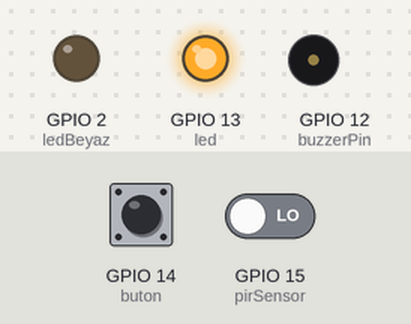
The sketch below on a simulated ESP8266 (NodeMCU). Parts: output pins drawn as LEDs (lit = HIGH), buzzer (waves = sounding, pin HIGH). The inputs (shaded band) are chosen by the test bench; at power-on: GPIO 14 (buton) LOW, GPIO 15 (pirSensor) LOW. WiFi joins after 1.5 s; servers stay silent unless stated; what the sketch prints to the serial monitor is not drawn.

Above: at 1.71 s.
At 3.0 s:
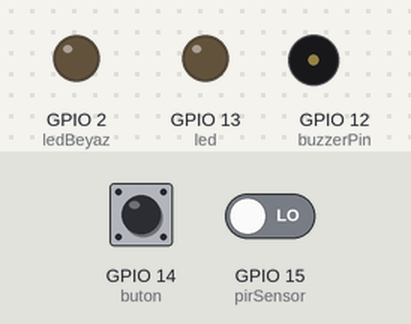
3.1 s: GPIO 14 (buton) pulled HIGH for 0.15 s
At 15.5 s:
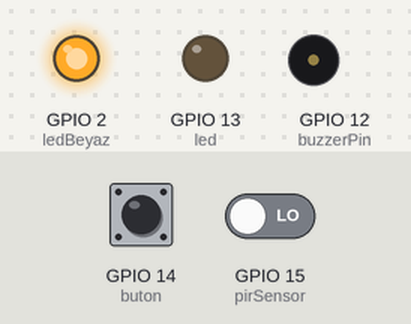
Timing chart, 0 to 15.8 s (numbered marks = the images above; inputs shaded):
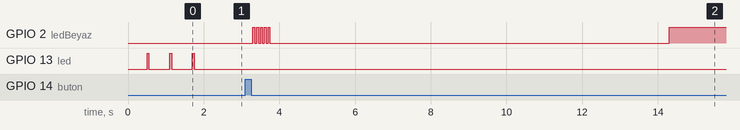

The sketch:

My_Project_NodemCu.ino
```cpp
//==================================================================================
//          KÜTÜPHANE TANIMLAMALARI
//==================================================================================
#include <ESP8266WiFi.h>
#include <ESP8266WebServer.h>
//==================================================================================
//          WİFİ SSID VE PASSWORD
//==================================================================================
const char *ssid = "ESP32";
const char *password = "ESP32Test";
//==================================================================================
//          WİFİ İSTEMCİ HOST AYARLARI
//==================================================================================
WiFiClient client,client2; // WiFi istemci oluşturma
const char *host = "192.168.4.1";
const int httpPort = 90;
const int httpGuvenlikPort = 100;
//==================================================================================
//          SENSÖR PİN TANIMLAMALARI
//==================================================================================
const int pirSensor = 15; // D8-GPIO15 Hareket sensörü sinyal pini
const int buzzerPin = 12; // D6-GPIO12 Buzzer sinyal pini
const int led = 13;       // D7-GPIO13 Led sinyal pini
const int ledBeyaz = 2;   // D4-GPIO02 Led sinyal pini
const int buton = 14;     // D5-GPIO14 Button sinyal pini
//==================================================================================
//          SENSÖR DEĞİŞKEN TANIMLAMALARI
//==================================================================================
int pirDurum = LOW; // Hareket algılama başlangıç durumu
int pirDeger = 0;      // Pinden Gelen Veri
int butonDurum = LOW;
int butonOnce = LOW;
int butonDeger = 0;
long zaman = 0;
long debounce = 200;
//==================================================================================
//          PROGRAM SETUP BÖLÜMÜ
//==================================================================================
void setup(){
//==================================================================================
//          SENSÖR PİNMODE AYARLARI
//==================================================================================
  pinMode(pirSensor, INPUT);
  pinMode(buzzerPin, OUTPUT);
  pinMode(led, OUTPUT);
  pinMode(ledBeyaz, OUTPUT);
  pinMode(buton, INPUT);
//==================================================================================
  Serial.begin(115200);

  WiFiBaglantiSetup();
}
//==================================================================================
//          PROGRAM LOOP BÖLÜMÜ
//==================================================================================
void loop(){
  if(WiFi.status() != WL_CONNECTED)
  {
    WiFiBaglantiSetup();
  }
  guvenlikBaslat();
}
//==================================================================================
//          WİFİ BAĞLANTI AYARLARI VE STA MODE AYARI
//==================================================================================
void WiFiBaglantiSetup(){
  Serial.println();
  Serial.println();
  Serial.print("Bağlanıyor ");
  Serial.println(ssid);

  WiFi.mode(WIFI_STA);
  WiFi.begin(ssid,password);

  while(WiFi.status() != WL_CONNECTED)
  {
    delay(500);
    Serial.print(".");
    digitalWrite(led, HIGH);
    delay(50);
    digitalWrite(led, LOW);
    delay(50);
  }
  digitalWrite(led, HIGH);
  Serial.println();
  Serial.println("WiFi Bağlantısı Kuruldu.");
  Serial.print("IP Adresi: ");
  Serial.println(WiFi.localIP());
}
//==================================================================================
//          TCP BAĞLANTI OLUŞTURMA
//==================================================================================
void TcpBaglanti(){

  Serial.print("Bağlanıyor ");
  Serial.println(host);
  if ( !client.connect (host, httpPort))
  {
     Serial.println("Bağlantı Başarısız.");
     delay(1000);
     return;
  }

  Serial.println("Server Bağlantısı Başarılı!!!");
  for(int i = 0; i<5 ; i++){
    digitalWrite(ledBeyaz, HIGH);
    delay(50);
    digitalWrite(ledBeyaz, LOW);
    delay(50);
  }
}
//==================================================================================
//          TCP GÜVENLİK İÇİN BAĞLANTI OLUŞTURMA
//==================================================================================
void TcpGuvenlikBaglanti(){

  Serial.print("Bağlanıyor ");
  Serial.println(host);
  if ( !client2.connect (host, httpGuvenlikPort))
  {
     Serial.println("Bağlantı Başarısız.");
     delay(1000);
     return;
  }

  Serial.println("Server Bağlantısı Başarılı!!!");
  for(int i = 0; i<5 ; i++){
    digitalWrite(ledBeyaz, HIGH);
    delay(50);
    digitalWrite(ledBeyaz, LOW);
    delay(50);
  }
}
//==================================================================================
//          SUNUCUYA VERİ GÖNDERME İSTEĞİ OLUŞTURMA
//==================================================================================
void SunucuIstek()
{
  // Sunucuya istek göndermek için url oluşturuluyor.
  String url = "/sensor/";
  url += "?sensor_oku=";
  url += pirDeger;

  Serial.print("İstek URL: ");
  Serial.println(url);
  Serial.println("Sunucuya İstek Gönderiliyor...");
  //Sunucuya istek gönderme
  client.print(String("GET ") + url + " HTTP/1.1\r\n" +
                 "Host: " + host + "\r\n" +
                 "Connection: close\r\n\r\n");
  //delay(2000);

  Serial.println("Bağlantı Sonlandı...");
  delay(500);
}
//==================================================================================
//          SUNUCUYA GÜVENLİK BAŞLATMA VERİSİ GÖNDERME
//==================================================================================
void SunucuGuvenlikIstek(int veri)
{
  // Sunucuya istek göndermek için url oluşturuluyor.
  String url = "/guvenlik/";
  url += "?guvenlik_oku=";
  url += veri;

  Serial.print("İstek URL: ");
  Serial.println(url);
  Serial.println("Sunucuya İstek Gönderiliyor...");
  //Sunucuya istek gönderme
  client2.print(String("GET ") + url + " HTTP/1.1\r\n" +
                 "Host: " + host + "\r\n" +
                 "Connection: close\r\n\r\n");
  //delay(2000);


  Serial.println("Bağlantı Sonlandı...");
  delay(500);
}
//==================================================================================
//          SENSÖRLERDEN OKUNAN BİLGİLER
//==================================================================================
void sensorler(){
  pirDeger = digitalRead(pirSensor); // Sensörden gelen verinin okunması
  if ( pirDeger == HIGH ) // Gelen veri high ise hareketi algıla
  {
    beep(500);
    digitalWrite(led, HIGH);
    digitalWrite(buzzerPin, HIGH);
    delay(500);

    if ( pirDurum == LOW )
    {
        Serial.println("Hareket Algılandı");
        TcpBaglanti();
        SunucuIstek();
        pirDurum = HIGH; // Hareket algılandığı için durumu high yap
    }
  }
  else
  {
    digitalWrite(buzzerPin, LOW);   // Buzzeri low hale getir
    digitalWrite(led, LOW);
    //delay(1000);
    if ( pirDurum == HIGH ) // Durum high ise hareket algılanmadı
    {
       Serial.println("Hareket Algılanmadı");
       pirDurum = LOW; // Hareket algılanmadığı için durumu low yap
       delay(10000);
    }
  }
}
//==================================================================================
//          BUZZER İÇİN SES AYARLARI
//==================================================================================
void beep(unsigned char delayms)
{
   analogWrite(10, 255);
   delay(delayms);
   analogWrite(10, 150);
   delay(delayms);
}
//==================================================================================
//          GÜVENLİK BAŞLATMA AYARLARI
//==================================================================================
void guvenlikBaslat()
{
  while(WiFi.status() != WL_CONNECTED)
  {
    WiFiBaglantiSetup();
  }
  digitalWrite(led, LOW);
  butonDeger = digitalRead(buton);

  if ( butonDeger == HIGH && butonOnce == LOW && millis() - zaman > debounce )
  {
    if ( butonDurum == HIGH )
    {
      Serial.println("GÜVENLİK SONLANDIRILDI.");
      TcpGuvenlikBaglanti();
      SunucuGuvenlikIstek(0);
      butonDurum = LOW;
    } else {
      Serial.println("GÜVENLİK BAŞLATILDI.");
      TcpGuvenlikBaglanti();
      SunucuGuvenlikIstek(1);
      butonDurum = HIGH;
      delay(10000);
    }
    zaman = millis();
  }
  digitalWrite(ledBeyaz, butonDurum);
  if( butonDurum == HIGH )
     sensorler();

  butonOnce == butonDeger;
}
```

Measured:
- after the input at 3.1 s, GPIO 2 (ledBeyaz): goes 4 × (HIGH 0.05 s, LOW 0.05 s), HIGH 0.05 s, LOW 10.6 s, then HIGH, starting after 0.20 s
